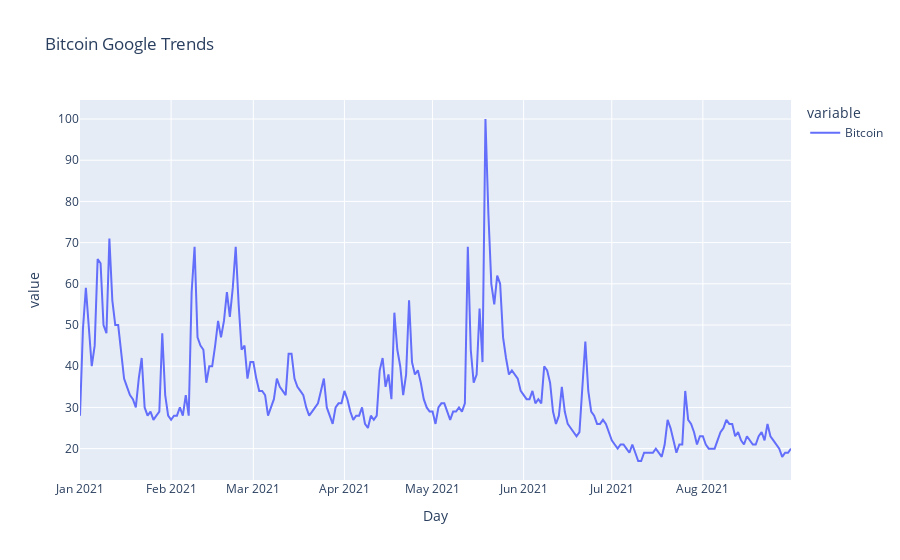

Notebook code for this chart:
### Code cell
btc_trend_chart_line = px.line(
    btc_trends,
    title="Bitcoin Google Trends",
)
btc_trend_chart_line

### Figure 1 — Plotly figure (JSON) as saved in the notebook; plotly's stock layout.template omitted (floating-point values rounded to 4 significant figures; data arrays with more than 128 entries replaced by an {"elided": "..."} marker saying what was removed)
{"data": [{"hovertemplate": "variable=Bitcoin<br>Day=%{x}<br>value=%{y}<extra></extra>", "legendgroup": "Bitcoin", "line": {"color": "#636efa", "dash": "solid"}, "marker": {"symbol": "circle"}, "mode": "lines", "name": "Bitcoin", "orientation": "v", "showlegend": true, "type": "scatter", "x": {"elided": "243 str values"}, "xaxis": "x", "y": {"elided": "243 int values"}, "yaxis": "y"}], "layout": {"legend": {"title": {"text": "variable"}, "tracegroupgap": 0}, "title": {"text": "Bitcoin Google Trends"}, "xaxis": {"anchor": "y", "domain": [0, 1], "title": {"text": "Day"}}, "yaxis": {"anchor": "x", "domain": [0, 1], "title": {"text": "value"}}}}
